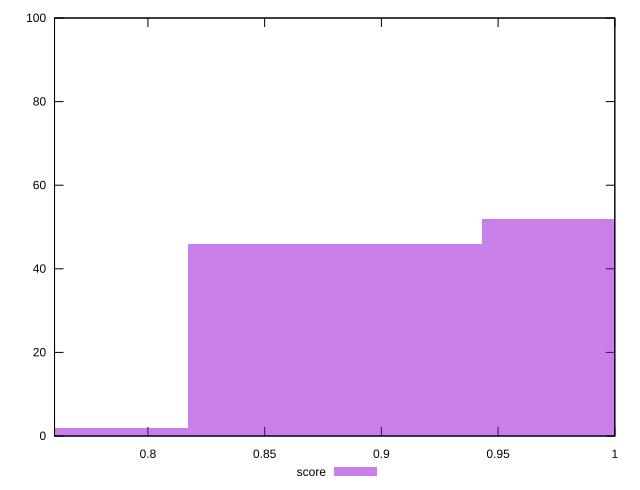

Write gnuplot code to recreate this figure.
reset

$score <<EOF
0.8802103309033733 46
1.0059546638895696 52
0.7544659979171772 2
EOF

set key outside below
set boxwidth 0.1257443329861962
set xrange [0.76:1]
set yrange [0:100]
set trange [0:100]
set style fill transparent solid 0.5 noborder
set terminal svg size 640, 490 enhanced background rgb 'white'
set output "report_00018_2021-02-10T15-25-16.877Z/unused-css-rules/samples/pages/score/histogram.svg"

plot $score title "score" with boxes

reset
